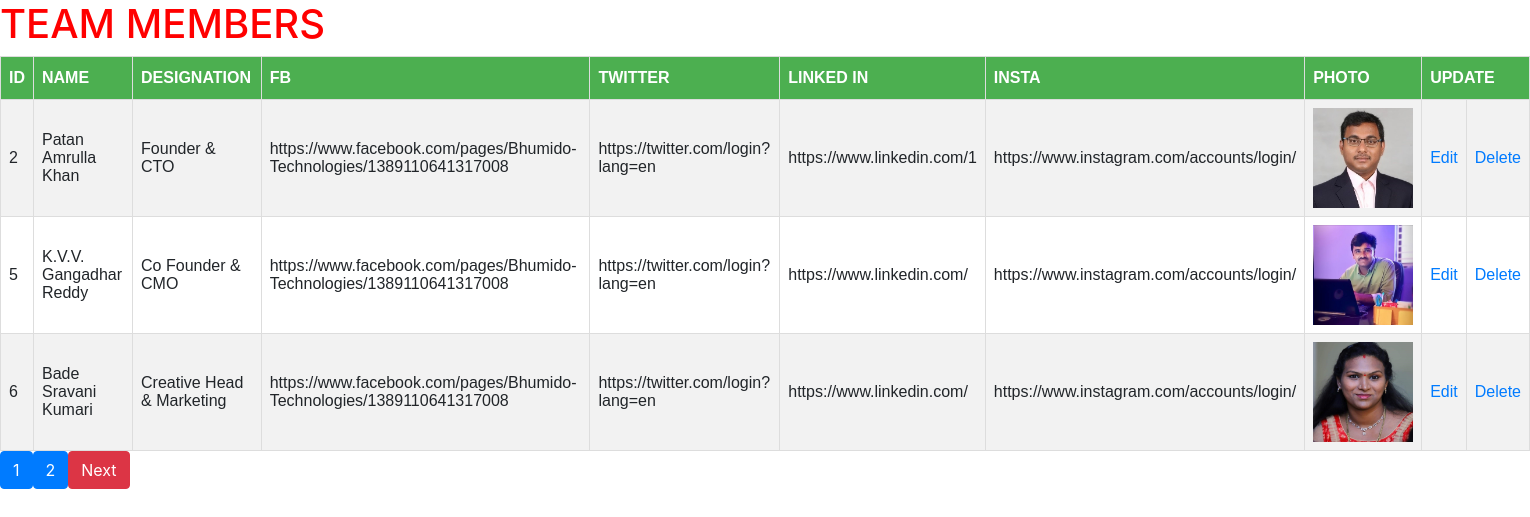
/Admin/select_team.php, run on the app's committed database.
### tables this page shows
CREATE TABLE `teams` (
  `id` int(10) NOT NULL,
  `name` varchar(100) NOT NULL,
  `designation` varchar(100) NOT NULL,
  `fb` varchar(100) NOT NULL,
  `twitter` varchar(100) NOT NULL,
  `linked` varchar(100) NOT NULL,
  `insta` varchar(100) NOT NULL,
  `photo` varchar(100) NOT NULL
);

### Admin/select_team.php (the view, shortened to what this page needs)
<?php
   include('connection.php');
   if(isset($_GET['page']))
   {
	   $page=$_GET['page'];
   }
   else
   {
	   $page=1;
   }
   $num_per_page=3;
   $start_from=($page-1)*3;
?>
<html>
   <head>
  <link rel="stylesheet" href="https://maxcdn.bootstrapcdn.com/bootstrap/4.5.2/css/bootstrap.min.css">
   </head>
   <body>
      <h1 style="color:red;">TEAM MEMBERS</h1>
	  <table id="customers">
  <tr>
    <th>ID</th>
    <th>NAME</th>
    <th>DESIGNATION</th>
	<th>FB</th>
	<th>TWITTER</th>
	<th>LINKED IN</th>
	<th>INSTA</th>
	<th>PHOTO</th>
	<th colspan="2">UPDATE</th>
  </tr>
  <?php
  $sql = "SELECT * FROM teams limit $start_from, $num_per_page";
$result = mysqli_query($connection, $sql);
  while($row = mysqli_fetch_assoc($result)) {
 echo " <tr>
    <td>".$row['id']."</td>
    <td>".$row['name']."</td>
    <td>".$row['designation']."</td>
	<td>".$row['fb']."</td>
	<td>".$row['twitter']."</td>
	<td>".$row['linked']."</td>
	<td>".$row['insta']."</td>
	<td><img src='upload/".$row['photo']."'height='100px' width='100px'></td>
	<td><a href='edit.php?id=".$row['id']."'>Edit</td>
	<td><a href='delete.php?id=".$row['id']."'>Delete</td>
  </tr>";
 }
?>
</table>
<?php
$page_query="select * from teams";
$page_result=mysqli_query($connection,$page_query);
$total_record=mysqli_num_rows($page_result);
$total_page=ceil($total_record/$num_per_page);
for($i=1;$i<=$total_page;$i++)
{
	echo "<a class='btn btn-primary' href='select_team.php?page=".$i."'>".$i."</a>";
}
if($i>$page)
{
	echo "<a class='btn btn-danger' href='select_team.php?page=".($page+1)."'>Next</a>";
}
?>
   </body>
</html>

### Admin/select_team.php (style rules this page uses)
#customers { font-family: Arial, Helvetica, sans-serif; border-collapse: collapse; width: 100%; }
#customers td, #customers th { border: 1px solid #ddd; padding: 8px; }
#customers tr:nth-child(even) { background-color: #f2f2f2; }
#customers th { padding-top: 12px; padding-bottom: 12px; text-align: left; background-color: #4CAF50; color: white; }

### data on the page
teams: id "2", name "Patan Amrulla Khan", designation "Founder & CTO", fb "https://www.facebook.com/pages/Bhumido-Technologies/1389110641317008", twitter "https://twitter.com/login?lang=en", linked "https://www.linkedin.com/1", insta "https://www.instagram.com/accounts/login/", photo (picture)
teams: id "5", name "K.V.V. Gangadhar Reddy", designation "Co Founder & CMO", fb "https://www.facebook.com/pages/Bhumido-Technologies/1389110641317008", twitter "https://twitter.com/login?lang=en", linked "https://www.linkedin.com/", insta "https://www.instagram.com/accounts/login/", photo (picture)
teams: id "6", name "Bade Sravani Kumari", designation "Creative Head & Marketing", fb "https://www.facebook.com/pages/Bhumido-Technologies/1389110641317008", twitter "https://twitter.com/login?lang=en", linked "https://www.linkedin.com/", insta "https://www.instagram.com/accounts/login/", photo (picture)
